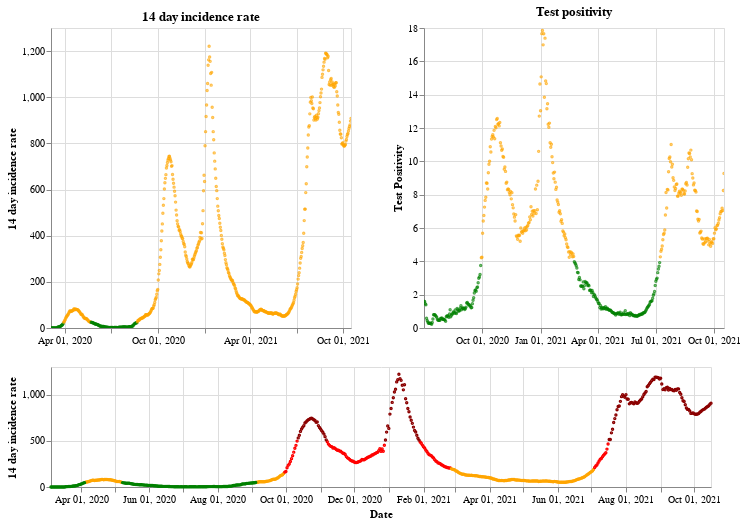

The code cell stored with this chart in its notebook:
### Markdown cell above
## Northern Ireland

### Code cell
plot_traffic_light('Northern Ireland')

### Figure 1 — Vega-Lite specification as saved in the notebook (floating-point values rounded to 4 significant figures; data arrays with more than 128 entries replaced by an {"elided": "..."} marker saying what was removed)
{"config": {"view": {"continuousWidth": 400, "continuousHeight": 300}}, "vconcat": [{"hconcat": [{"mark": {"type": "point", "size": 2}, "encoding": {"color": {"condition": {"value": "green", "test": "(datum.twoWeeklyCasesRate <= 25)"}, "value": "orange"}, "tooltip": [{"type": "nominal", "field": "areaName"}, {"type": "temporal", "field": "date"}, {"type": "quantitative", "field": "twoWeeklyCasesRate"}, {"type": "quantitative", "field": "testPositivity"}], "x": {"type": "temporal", "axis": {"title": ""}, "field": "date", "scale": {"domain": {"selection": "DateBrush"}}, "timeUnit": "yearmonthdate"}, "y": {"type": "quantitative", "axis": {"title": "14 day incidence rate"}, "field": "twoWeeklyCasesRate"}}, "title": "14 day incidence rate", "width": 300}, {"mark": {"type": "point", "size": 2}, "encoding": {"color": {"condition": {"value": "green", "test": "(datum.testPositivity <= 4)"}, "value": "orange"}, "tooltip": [{"type": "nominal", "field": "areaName"}, {"type": "temporal", "field": "date"}, {"type": "quantitative", "field": "twoWeeklyCasesRate"}, {"type": "quantitative", "field": "testPositivity"}], "x": {"type": "temporal", "axis": {"title": ""}, "field": "date", "scale": {"domain": {"selection": "DateBrush"}}, "timeUnit": "yearmonthdate"}, "y": {"type": "quantitative", "axis": {"title": "Test Positivity"}, "field": "testPositivity"}}, "title": "Test positivity", "width": 300}]}, {"layer": [{"mark": {"type": "point", "size": 2}, "encoding": {"color": {"condition": {"value": "orange", "test": "(((datum.testPositivity < 4) && (datum.twoWeeklyCasesRate >= 50)) && (datum.twoWeeklyCasesRate < 200))"}, "value": "red"}, "opacity": {"condition": {"value": 1, "test": "((datum.twoWeeklyCasesRate >= 50) && (datum.twoWeeklyCasesRate < 500))"}, "value": 0}, "tooltip": [{"type": "nominal", "field": "areaName"}, {"type": "temporal", "field": "date"}, {"type": "quantitative", "field": "twoWeeklyCasesRate"}, {"type": "quantitative", "field": "testPositivity"}], "x": {"type": "temporal", "axis": {"title": "Date"}, "field": "date", "timeUnit": "yearmonthdate"}, "y": {"type": "quantitative", "axis": {"title": "14 day incidence rate"}, "field": "twoWeeklyCasesRate"}}, "selection": {"DateBrush": {"type": "interval", "encodings": ["x"], "fields": ["Time"]}}}, {"mark": {"type": "point", "size": 2}, "encoding": {"color": {"value": "darkred"}, "opacity": {"condition": {"value": 1, "test": "(datum.twoWeeklyCasesRate >= 500)"}, "value": 0}, "tooltip": [{"type": "nominal", "field": "areaName"}, {"type": "temporal", "field": "date"}, {"type": "quantitative", "field": "twoWeeklyCasesRate"}, {"type": "quantitative", "field": "testPositivity"}], "x": {"type": "temporal", "axis": {"title": "Date"}, "field": "date", "timeUnit": "yearmonthdate"}, "y": {"type": "quantitative", "axis": {"title": "14 day incidence rate"}, "field": "twoWeeklyCasesRate"}}}, {"mark": {"type": "point", "size": 2}, "encoding": {"color": {"condition": {"value": "green", "test": "((datum.testPositivity < 4) && (datum.twoWeeklyCasesRate < 50))"}, "value": "orange"}, "opacity": {"condition": {"value": 1, "test": "(datum.twoWeeklyCasesRate < 50)"}, "value": 0}, "tooltip": [{"type": "nominal", "field": "areaName"}, {"type": "temporal", "field": "date"}, {"type": "quantitative", "field": "twoWeeklyCasesRate"}, {"type": "quantitative", "field": "testPositivity"}], "x": {"type": "temporal", "axis": {"title": "Date"}, "field": "date", "timeUnit": "yearmonthdate"}, "y": {"type": "quantitative", "axis": {"title": "14 day incidence rate"}, "field": "twoWeeklyCasesRate"}}}], "height": 120, "width": 660}], "data": {"name": "data-c5097cbf39bde085f7c8f70d7f8d5545"}, "$schema": "https://vega.github.io/schema/vega-lite/v4.8.1.json", "datasets": {"data-c5097cbf39bde085f7c8f70d7f8d5545": {"elided": "591 records"}}}
